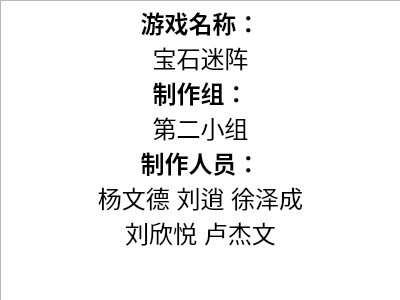
<?xml version="1.0" encoding="UTF-8"?>
<ui version="4.0">
 <class>CAboutDlg</class>
 <widget class="QWidget" name="CAboutDlg">
  <property name="geometry">
   <rect>
    <x>0</x>
    <y>0</y>
    <width>400</width>
    <height>300</height>
   </rect>
  </property>
  <property name="windowTitle">
   <string>Form</string>
  </property>
  <widget class="QTextBrowser" name="textBrowser_2">
   <property name="geometry">
    <rect>
     <x>0</x>
     <y>0</y>
     <width>401</width>
     <height>301</height>
    </rect>
   </property>
   <property name="html">
    <string>&lt;!DOCTYPE HTML PUBLIC &quot;-//W3C//DTD HTML 4.0//EN&quot; &quot;http://www.w3.org/TR/REC-html40/strict.dtd&quot;&gt;
&lt;html&gt;&lt;head&gt;&lt;meta name=&quot;qrichtext&quot; content=&quot;1&quot; /&gt;&lt;style type=&quot;text/css&quot;&gt;
p, li { white-space: pre-wrap; }
&lt;/style&gt;&lt;/head&gt;&lt;body style=&quot; font-family:'SimSun'; font-size:9pt; font-weight:400; font-style:normal;&quot;&gt;
&lt;p align=&quot;center&quot; style=&quot; margin-top:0px; margin-bottom:0px; margin-left:0px; margin-right:0px; -qt-block-indent:0; text-indent:0px;&quot;&gt;&lt;span style=&quot; font-size:18pt; font-weight:600;&quot;&gt;游戏名称：&lt;/span&gt;&lt;/p&gt;
&lt;p align=&quot;center&quot; style=&quot; margin-top:0px; margin-bottom:0px; margin-left:0px; margin-right:0px; -qt-block-indent:0; text-indent:0px;&quot;&gt;&lt;span style=&quot; font-size:18pt;&quot;&gt;宝石迷阵&lt;/span&gt;&lt;/p&gt;
&lt;p align=&quot;center&quot; style=&quot; margin-top:0px; margin-bottom:0px; margin-left:0px; margin-right:0px; -qt-block-indent:0; text-indent:0px;&quot;&gt;&lt;span style=&quot; font-size:18pt; font-weight:600;&quot;&gt;制作组：&lt;/span&gt;&lt;/p&gt;
&lt;p align=&quot;center&quot; style=&quot; margin-top:0px; margin-bottom:0px; margin-left:0px; margin-right:0px; -qt-block-indent:0; text-indent:0px;&quot;&gt;&lt;span style=&quot; font-size:18pt;&quot;&gt;第二小组&lt;/span&gt;&lt;/p&gt;
&lt;p align=&quot;center&quot; style=&quot; margin-top:0px; margin-bottom:0px; margin-left:0px; margin-right:0px; -qt-block-indent:0; text-indent:0px;&quot;&gt;&lt;span style=&quot; font-size:18pt; font-weight:600;&quot;&gt;制作人员：&lt;/span&gt;&lt;/p&gt;
&lt;p align=&quot;center&quot; style=&quot; margin-top:0px; margin-bottom:0px; margin-left:0px; margin-right:0px; -qt-block-indent:0; text-indent:0px;&quot;&gt;&lt;span style=&quot; font-size:18pt;&quot;&gt;杨文德 刘逍 徐泽成&lt;/span&gt;&lt;/p&gt;
&lt;p align=&quot;center&quot; style=&quot; margin-top:0px; margin-bottom:0px; margin-left:0px; margin-right:0px; -qt-block-indent:0; text-indent:0px;&quot;&gt;&lt;span style=&quot; font-size:18pt;&quot;&gt;刘欣悦 卢杰文&lt;/span&gt;&lt;/p&gt;
&lt;p align=&quot;center&quot; style=&quot;-qt-paragraph-type:empty; margin-top:0px; margin-bottom:0px; margin-left:0px; margin-right:0px; -qt-block-indent:0; text-indent:0px; font-size:18pt;&quot;&gt;&lt;br /&gt;&lt;/p&gt;&lt;/body&gt;&lt;/html&gt;</string>
   </property>
  </widget>
 </widget>
 <resources/>
 <connections/>
</ui>
